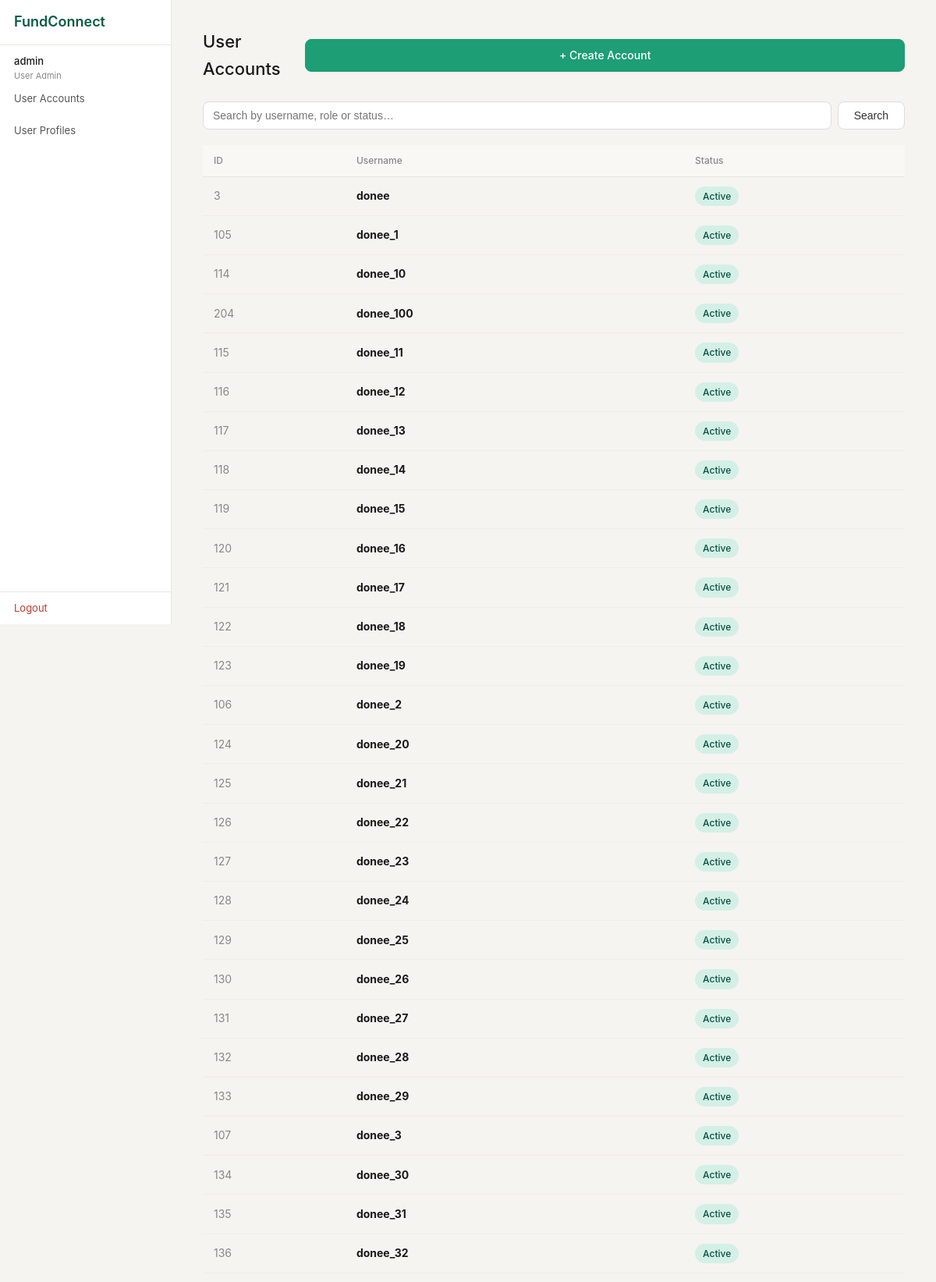
The page /admin/accounts (signed in, upper part) on the database its author committed.
### tables this page shows
CREATE TABLE user_account (
                id            INTEGER PRIMARY KEY AUTOINCREMENT,
                username      TEXT NOT NULL UNIQUE,
                password_hash TEXT NOT NULL,
                role          TEXT NOT NULL,
                status        TEXT NOT NULL DEFAULT 'Active',
                created_at    TEXT DEFAULT (datetime('now'))
            );

### boundary/app.py (the view)
@app.route("/admin/accounts")
def ua_accounts():
    if "user_id" not in session or session["role"] != "User Admin":
        return redirect(url_for("login"))
    q = request.args.get("q", "").strip()
    result = UserAccountController.list_accounts(q or None)
    return render_template("ua_accounts.html",
                           accounts=result["data"], q=q)

### boundary/templates/ua_accounts.html (shortened to what this page needs)
{% extends "base.html" %}
{% block content %}
<div class="page-header">
  <h1 class="page-title">User Accounts</h1>
  <a href="{{ url_for('ua_account_create') }}" class="btn btn-primary">+ Create Account</a>
</div>
<form method="GET" style="margin-bottom: 20px; display: flex; gap: 8px;">
  <input type="text" name="q" value="{{ q }}" placeholder="Search by username, role or status…"
         style="flex: 1; padding: 9px 12px; border-radius: 8px; border: 1px solid #ddd; font-size: 14px;">
  <button class="btn" type="submit">Search</button>
</form>
{% if accounts %}
<div class="table-wrap">
  <table>
    <thead>
      <tr>
        <th>ID</th>
        <th>Username</th>
        <th>Status</th>
      </tr>
    </thead>
    <tbody>
      {% for a in accounts %}
      <tr style="cursor: pointer;"
          onclick="window.location='{{ url_for('ua_account_view', aid=a.id) }}'">
        <td style="color: #888;">{{ a.id }}</td>
        <td><strong>{{ a.username }}</strong></td>
        <td>
          {% if a.status == "Active" %}
            <span class="badge badge-active">Active</span>
          {% else %}
            <span class="badge badge-suspended">Suspended</span>
          {% endif %}
        </td>
      </tr>
      {% endfor %}
    </tbody>
  </table>
</div>
{% else %}
<div class="empty-state">
  <div class="empty-icon">🔐</div>
  <p>No accounts found.</p>
</div>
{% endif %}
{% endblock %}

### boundary/static/css/style.css (style rules this page uses)
*, *::before, *::after { box-sizing: border-box; margin: 0; padding: 0; }
body { font-family: -apple-system, BlinkMacSystemFont, 'Segoe UI', sans-serif; font-size: 15px; background: #f5f4f0; color: #1a1a1a; line-height: 1.6; }
a { text-decoration: none; color: inherit; }
.btn { display: inline-block; padding: 9px 20px; border-radius: 8px; font-size: 14px; font-weight: 500; cursor: pointer; border: 1px solid #ddd; background: #fff; color: #333; }
.btn-primary { background: #1d9e75; color: #fff; border-color: #1d9e75; width: 100%; text-align: center; }
.page-header { display: flex; justify-content: space-between; align-items: center; margin-bottom: 24px; }
.page-title { font-size: 22px; font-weight: 500; }
.table-wrap { overflow-x: auto; }
table { width: 100%; border-collapse: collapse; font-size: 14px; }
th { text-align: left; padding: 10px 14px; font-size: 12px; font-weight: 500; color: #888; border-bottom: 1px solid #e8e6e0; background: #f9f8f5; }
td { padding: 12px 14px; border-bottom: 1px solid #f0ede8; vertical-align: middle; }
.badge { display: inline-block; padding: 3px 10px; border-radius: 20px; font-size: 12px; font-weight: 500; }
.badge-active { background: #d4f0e6; color: #085041; }

### rows shown on the page
user_account: id "3", username "donee", status "Active"
user_account: id "105", username "donee_1", status "Active"
user_account: id "114", username "donee_10", status "Active"
user_account: id "204", username "donee_100", status "Active"
user_account: id "115", username "donee_11", status "Active"
user_account: id "116", username "donee_12", status "Active"
user_account: id "117", username "donee_13", status "Active"
user_account: id "118", username "donee_14", status "Active"
user_account: id "119", username "donee_15", status "Active"
user_account: id "120", username "donee_16", status "Active"
user_account: id "121", username "donee_17", status "Active"
user_account: id "122", username "donee_18", status "Active"
user_account: id "123", username "donee_19", status "Active"
user_account: id "106", username "donee_2", status "Active"
user_account: id "124", username "donee_20", status "Active"
user_account: id "125", username "donee_21", status "Active"
user_account: id "126", username "donee_22", status "Active"
user_account: id "127", username "donee_23", status "Active"
user_account: id "128", username "donee_24", status "Active"
user_account: id "129", username "donee_25", status "Active"
user_account: id "130", username "donee_26", status "Active"
user_account: id "131", username "donee_27", status "Active"
user_account: id "132", username "donee_28", status "Active"
user_account: id "133", username "donee_29", status "Active"
user_account: id "107", username "donee_3", status "Active"
user_account: id "134", username "donee_30", status "Active"
user_account: id "135", username "donee_31", status "Active"
user_account: id "136", username "donee_32", status "Active"

### other values the page prints
{{ session.username }} "admin"
{{ session.role }} "User Admin"
